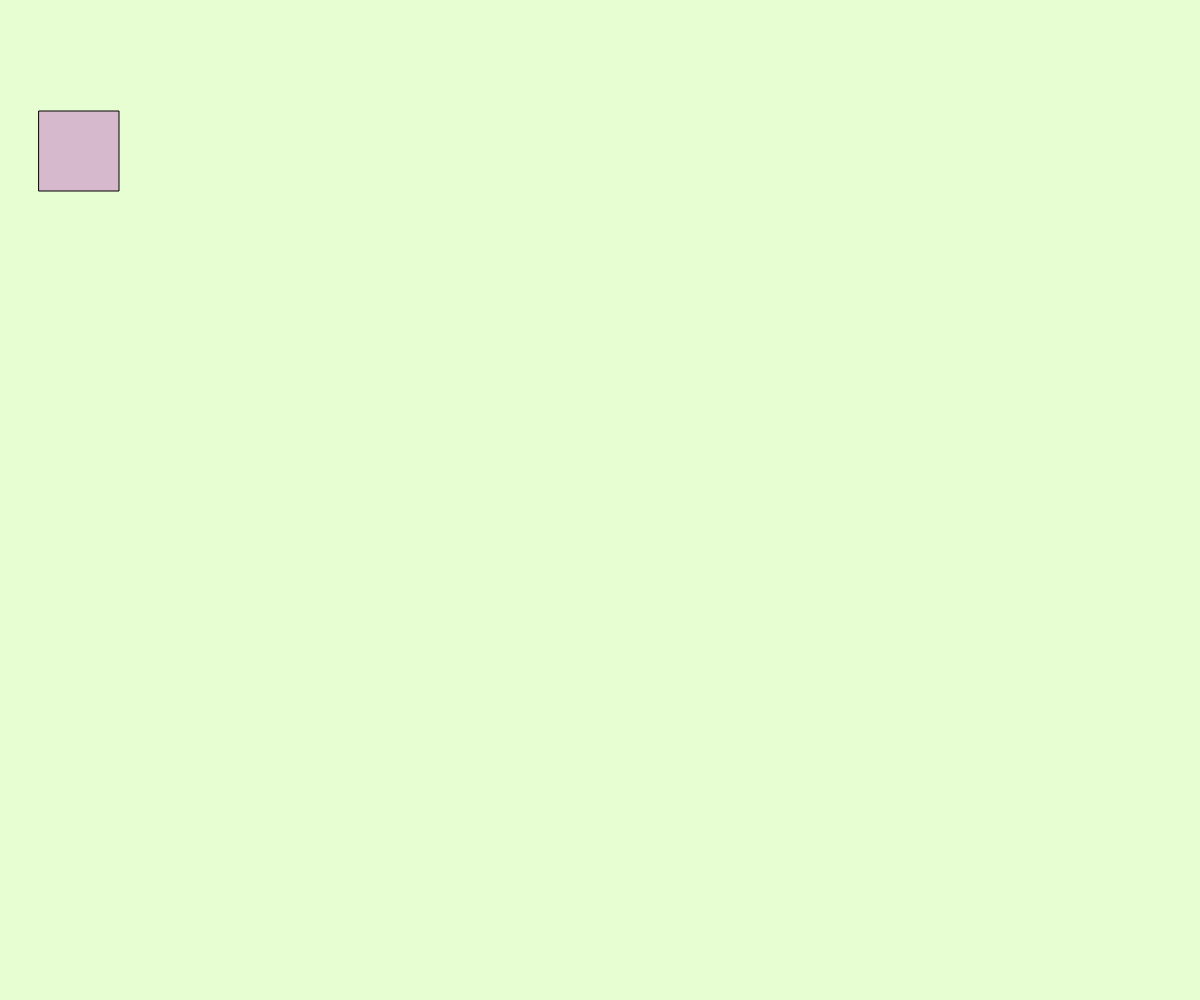
Frame 1 (no input)
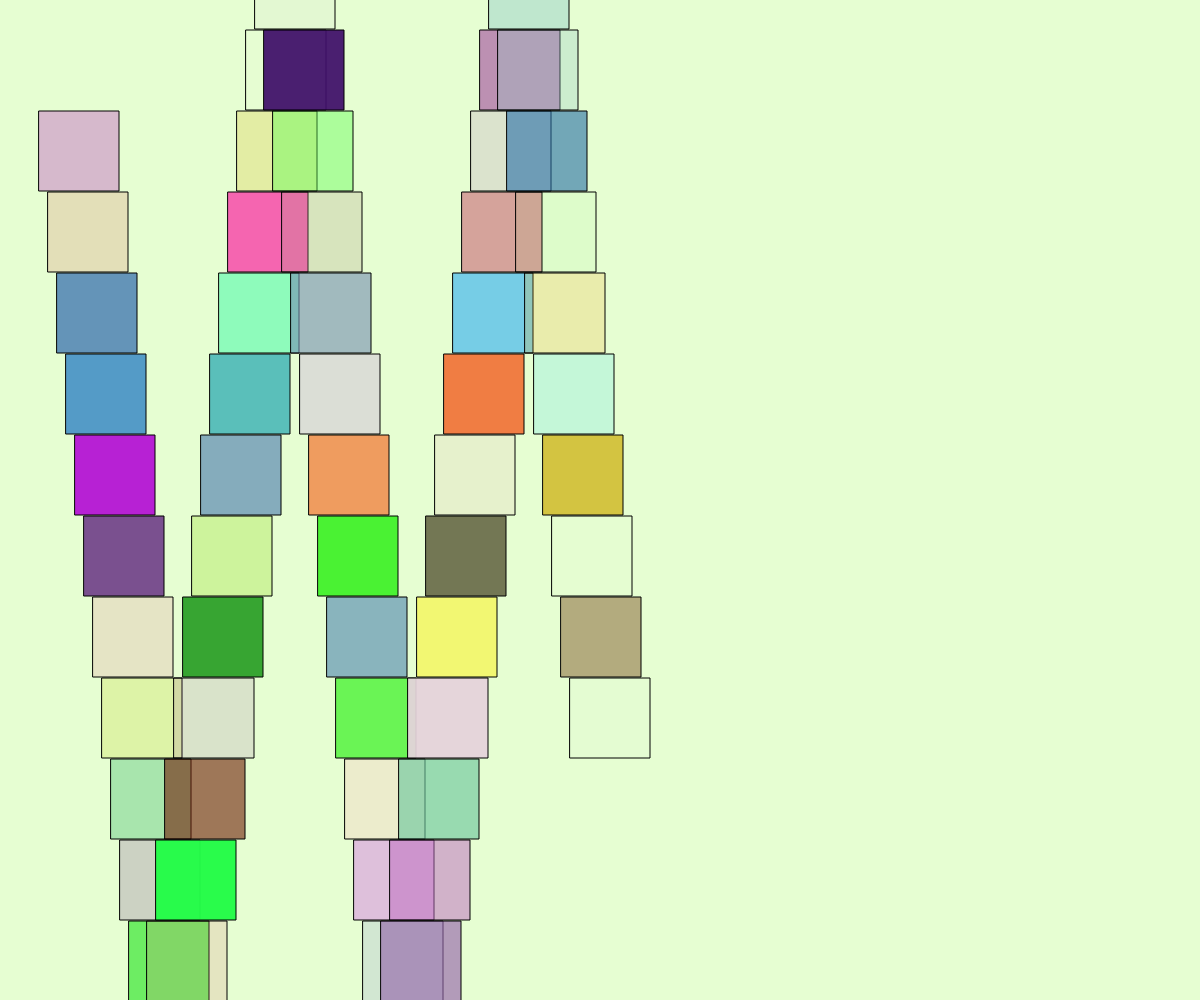
Frame 60 (no input)
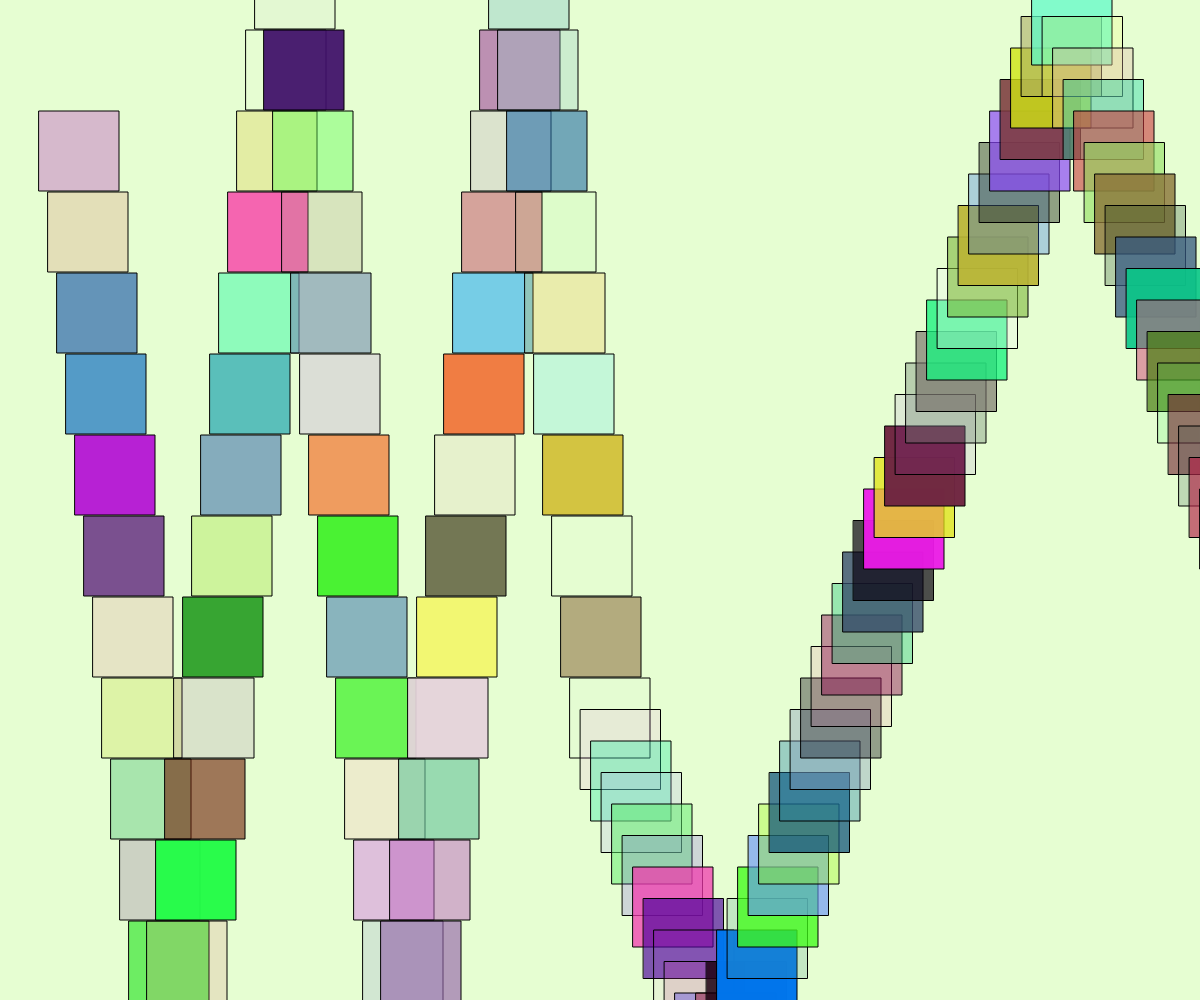
Frame 120 (the mouse pressed at the canvas centre since frame 60)

The p5.js sketch that drew these frames (run headless with seeded random() and noise() and a simulated clock; from frame 60 on, the mouse is pressed at the canvas centre):

// p5.js sketch
// ── sketch.js

let ball = {};
rectW = 80;
rectX = 30;
rectY = 30;
rectDX = 3;
rectDY = 9;
rectSX = 3;
rectSY = 9;

function setup() {
    createCanvas(windowWidth, windowHeight);
    background(129, 250, 31, 51);
}


function draw() {

    rectX += rectSX * rectDX;
    rectY += rectSY * rectDY;


    if (rectX >= width || rectX <= .2) {
        rectDX = -1 * rectDX;
    }
    if (rectY >= height || rectY <= .2) {
        rectDY = -1 * rectDY;
       }
push();
    fill(random(255), random( 255), random(255), random(255));
    rect(rectX, rectY, rectW, rectW);
pop();
}


function mousePressed() {
  rectSX = map(mouseX, 0, width, 2, 5);
    rectSY = map(mouseY, 0, height, 2, 5);
}
